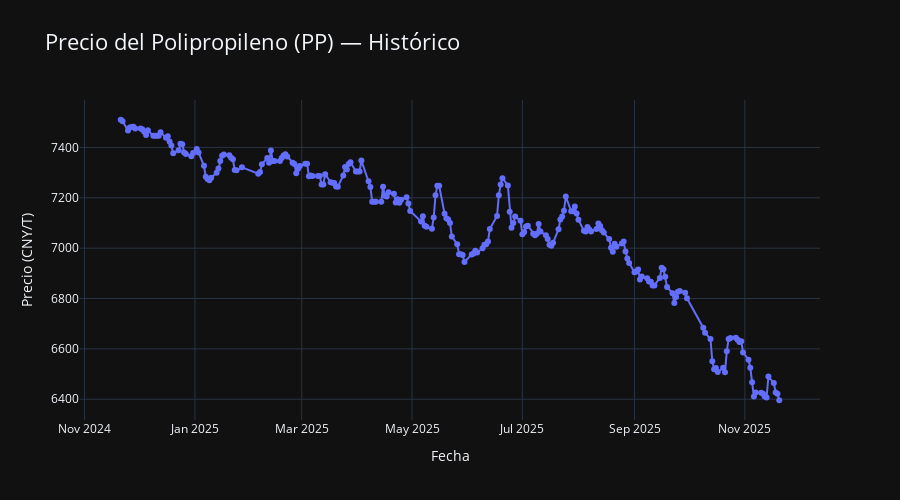

The cell this chart's notebook holds for it:
### Code cell
import pandas as pd
import plotly.express as px



fig = px.line(
    df,
    x="Date",
    y="Price",
    title="Precio del Polipropileno (PP) — Histórico",
    markers=True
)

fig.update_layout(
    xaxis_title="Fecha",
    yaxis_title="Precio (CNY/T)",
    hovermode="x unified",
    template="plotly_dark",
    title_font=dict(size=22),
    height=500
)

### Figure 1 — Plotly figure (JSON) as saved in the notebook; plotly's stock layout.template omitted (floating-point values rounded to 4 significant figures; data arrays with more than 128 entries replaced by an {"elided": "..."} marker saying what was removed)
{"data": [{"hovertemplate": "Date=%{x}<br>Price=%{y}<extra></extra>", "legendgroup": "", "line": {"color": "#636efa", "dash": "solid"}, "marker": {"symbol": "circle"}, "mode": "lines+markers", "name": "", "orientation": "v", "showlegend": false, "type": "scatter", "x": {"elided": "242 str values"}, "xaxis": "x", "y": {"elided": "242 int values"}, "yaxis": "y"}], "layout": {"height": 500, "hovermode": "x unified", "legend": {"tracegroupgap": 0}, "title": {"font": {"size": 22}, "text": "Precio del Polipropileno (PP) — Histórico"}, "xaxis": {"anchor": "y", "domain": [0, 1], "title": {"text": "Fecha"}}, "yaxis": {"anchor": "x", "domain": [0, 1], "title": {"text": "Precio (CNY/T)"}}}}
